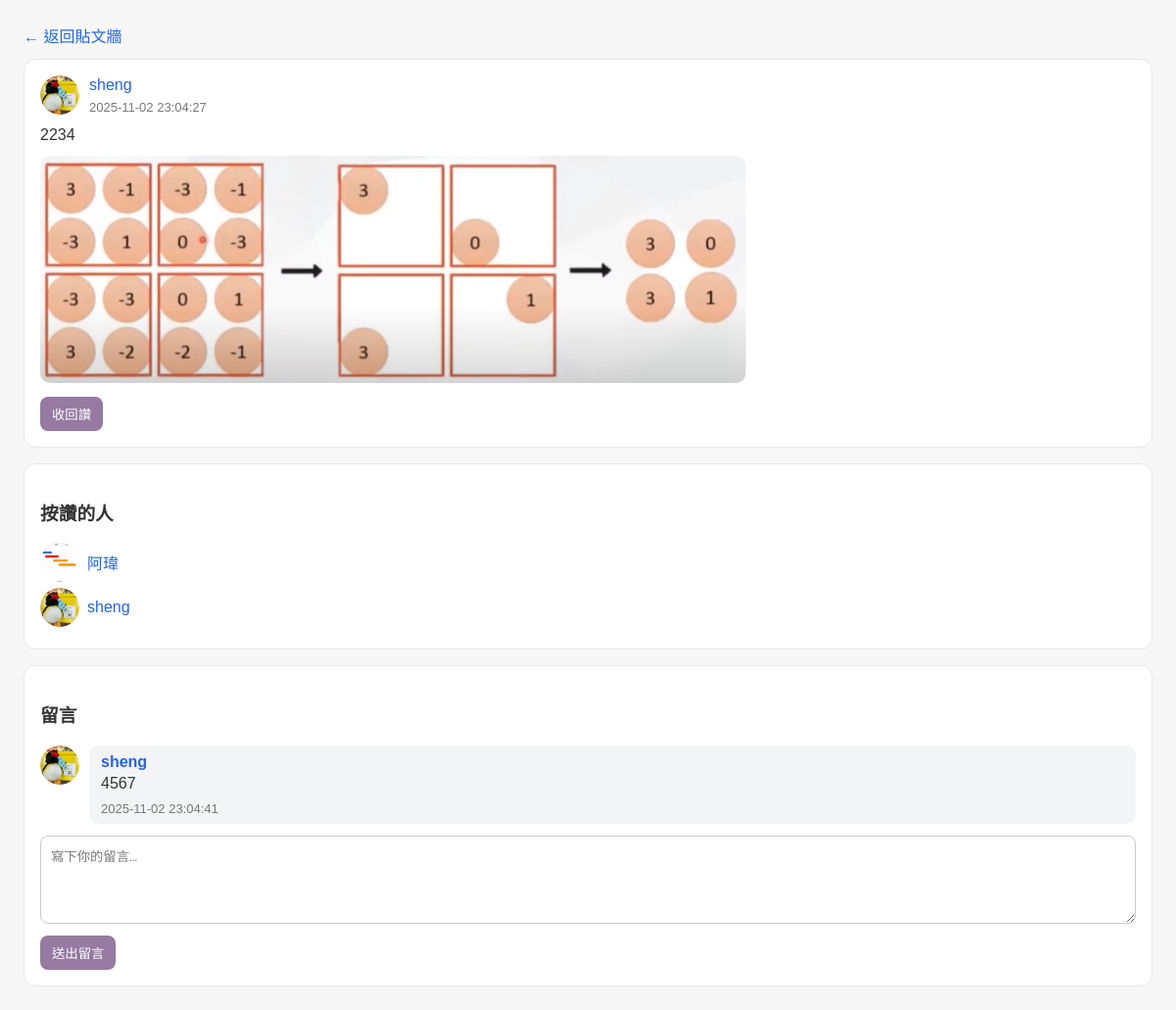
Page /post/2 (signed in) on the committed database.
### tables this page shows
CREATE TABLE users (
            id INTEGER PRIMARY KEY AUTOINCREMENT,
            name TEXT NOT NULL,
            email TEXT NOT NULL UNIQUE,
            password_hash TEXT NOT NULL,
            created_at DATETIME DEFAULT (datetime('now','localtime'))
        , bio TEXT DEFAULT '', avatar_path TEXT DEFAULT '');

CREATE TABLE posts (
      id INTEGER PRIMARY KEY AUTOINCREMENT,
      user_id INTEGER NOT NULL,
      content TEXT NOT NULL,
      image_path TEXT,
      created_at TEXT NOT NULL DEFAULT (datetime('now','localtime'))
    );

CREATE TABLE likes (
      user_id INTEGER NOT NULL,
      post_id INTEGER NOT NULL,
      created_at TEXT NOT NULL DEFAULT (datetime('now','localtime')),
      UNIQUE(user_id, post_id)
    );

CREATE TABLE comments (
      id INTEGER PRIMARY KEY AUTOINCREMENT,
      post_id INTEGER NOT NULL,
      user_id INTEGER NOT NULL,
      content TEXT NOT NULL,
      created_at TEXT NOT NULL DEFAULT (datetime('now','localtime'))
    );

### app.py (the view, shortened to what this page needs)
@app.route('/post/<int:pid>', methods=['GET', 'POST'])
@login_required
def post_detail(pid):
    conn = get_db()
    p = conn.execute('''
        SELECT p.id, p.user_id, p.content, p.image_path, p.created_at,
               u.name AS author_name, u.avatar_path
        FROM posts p
        JOIN users u ON u.id = p.user_id
        WHERE p.id=?
    ''', (pid,)).fetchone()
    if not p:
        conn.close()
        return "貼文不存在", 404
    likers = conn.execute('''
        SELECT l.user_id, u.name, u.avatar_path
        FROM likes l
        JOIN users u ON u.id = l.user_id
        WHERE l.post_id=?
        ORDER BY l.created_at DESC
    ''', (pid,)).fetchall()
    comments = conn.execute('''
        SELECT c.id, c.content, c.created_at, c.user_id,
               u.name, u.avatar_path
        FROM comments c
        JOIN users u ON u.id = c.user_id
        WHERE c.post_id=?
        ORDER BY c.id ASC
    ''', (pid,)).fetchall()
    me_liked = conn.execute('SELECT 1 FROM likes WHERE post_id=? AND user_id=?',
                            (pid, session['user_id'])).fetchone() is not None
    post = {
        "id": p['id'],
        "user_id": p['user_id'],
        "content": p['content'],
        "image_url": (url_for('static', filename=p['image_path']) if p['image_path'] else None),
        "created_at": p['created_at'],
        "author_name": p['author_name'],
        "author_avatar": url_for('static', filename=p['avatar_path']) if p['avatar_path'] else url_for('static', filename='img/default-avatar.png'),
        "me_liked": me_liked
    }
    liker_list = [{
        "user_id": r['user_id'],
        "name": r['name'],
        "avatar": url_for('static', filename=r['avatar_path']) if r['avatar_path'] else url_for('static', filename='img/default-avatar.png')
    } for r in likers]
    comment_list = [{
        "id": c['id'],
        "user_id": c['user_id'],
        "name": c['name'],
        "avatar": url_for('static', filename=c['avatar_path']) if c['avatar_path'] else url_for('static', filename='img/default-avatar.png'),
        "content": c['content'],
        "created_at": c['created_at']
    } for c in comments]
    conn.close()
    return render_template('post_detail.html', post=post, likers=liker_list, comments=comment_list)

### app.py (called while the page is built)
def get_db():
    conn = sqlite3.connect(DB_PATH)
    conn.row_factory = sqlite3.Row
    return conn

def login_required(view_func):
    @wraps(view_func)
    def wrapped(*args, **kwargs):
        if not session.get('user_id'):
            flash('請先登入。')
            return redirect(url_for('login'))
        return view_func(*args, **kwargs)
    return wrapped

### templates/post_detail.html (shortened to what this page needs)
<!DOCTYPE html>
<html lang="zh-TW">
<head>
</head>
<body>
  <div style="margin-bottom:12px">
    <a class="link" href="{{ url_for('feed') }}">← 返回貼文牆</a>
  </div>
  <div class="card">
    <div class="author">
      <img class="avatar" src="{{ post.author_avatar }}" alt="">
      <div>
        <div><a class="link" href="{{ url_for('user_public', uid=post.user_id) }}">{{ post.author_name }}</a></div>
        <div class="meta">{{ post.created_at }}</div>
      </div>
    </div>
    {% if post.content %}
      <div style="white-space:pre-wrap; line-height:1.6">{{ post.content }}</div>
    {% endif %}
    {% if post.image_url %}
      <img class="post-img" src="{{ post.image_url }}" alt="">
    {% endif %}
    <div style="margin-top:10px">
      <form method="post" action="{{ url_for('like_toggle', pid=post.id) }}" style="display:inline">
        <button type="submit">{{ '收回讚' if post.me_liked else '按讚' }}</button>
      </form>
    </div>
  </div>
  <div class="card">
    <h3>按讚的人</h3>
    {% for u in likers %}
      <div class="liker">
        <img class="avatar" src="{{ u.avatar }}" alt="">
        <a class="link" href="{{ url_for('user_public', uid=u.user_id) }}">{{ u.name }}</a>
      </div>
    {% else %}
      <div class="meta">還沒有人按讚</div>
    {% endfor %}
  </div>
  <div class="card">
    <h3>留言</h3>
    {% for c in comments %}
    <div class="citem">
      <a href="{{ url_for('user_public', uid=c.user_id) }}"><img class="avatar" src="{{ c.avatar }}" alt=""></a>
      <div class="cbody">
        <div style="font-weight:bold"><a class="link" href="{{ url_for('user_public', uid=c.user_id) }}">{{ c.name }}</a></div>
        <div style="white-space:pre-wrap; line-height:1.6">{{ c.content }}</div>
        <div class="meta">{{ c.created_at }}</div>
      </div>
    </div>
    {% else %}
      <div class="meta">還沒有留言</div>
    {% endfor %}
    <form method="post" style="margin-top:10px">
      <textarea name="content" placeholder="寫下你的留言…"></textarea>
      <div style="margin-top:8px"><button type="submit">送出留言</button></div>
    </form>
  </div>
</body>
</html>

### templates/post_detail.html (style rules this page uses)
body { font-family: Arial, sans-serif; background: #f7f7f7; margin: 24px; color: #333; }
a.link { color: #2563eb; text-decoration: none; }
.card { background: #fff; border: 1px solid #e5e7eb; border-radius: 12px; padding: 16px; margin-bottom: 16px; }
.author { display: flex; align-items: center; gap: 10px; margin-bottom: 8px; }
.avatar { width: 40px; height: 40px; border-radius: 50%; object-fit: cover; background: #eee; }
.post-img { width: 100%; max-width: 720px; border-radius: 10px; margin-top: 8px; }
.meta { font-size: 13px; color: #777; margin-top: 6px; }
.liker { display: flex; align-items: center; gap: 8px; margin: 6px 0; }
.citem { display: flex; gap: 10px; margin: 12px 0; }
.cbody { background: #f3f4f6; border-radius: 10px; padding: 8px 12px; flex: 1; }
textarea { width: 100%; padding: 10px; border: 1px solid #ccc; border-radius: 8px; min-height: 90px; box-sizing: border-box; }
button { background: #967AA1; color: #fff; border: none; padding: 8px 12px; border-radius: 8px; cursor: pointer; }

### rows in the picture
users: author_name "sheng"
posts: created_at "2025-11-02 23:04:27", content "2234"
likes: shows a picture, name "阿瑋"
likes: shows a picture, name "sheng"
comments: name "sheng", content "4567", created_at "2025-11-02 23:04:41"

### other values in the picture
{{ '收回讚' if post.me_liked else '按讚' }} "收回讚"
